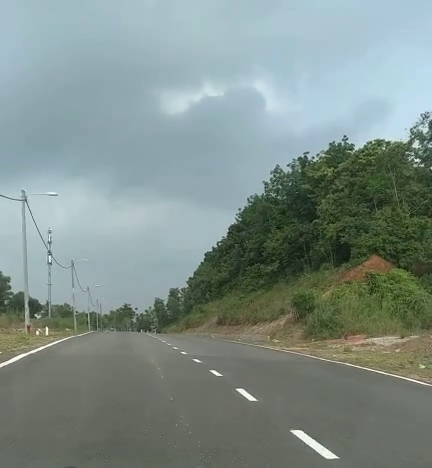
#> input picture frame 26 of road_land_segmentation/Q1_day_video.avi, 432 x 468 px, given in place of the camera
$ python color_detection.py
#> lines starting #> are read from the running program, lines starting #| are printed output that depends on the picture; after the words box and inside, x2 and y2 are one past the last pixel; in counts of white or black regions, pixels touching at a corner belong together
import cv2
import numpy as np
import argparse

parser = argparse.ArgumentParser()
parser.add_argument('--color', default = 'yellow', type=str, help='color - yellow, purple, green')

def getContours(color_mask, img, color):
    mask = np.zeros_like(img)
    contours, hierarchy = cv2.findContours(color_mask,cv2.RETR_TREE,cv2.CHAIN_APPROX_NONE)
    cv2.putText(img, color, (10,20), cv2.FONT_HERSHEY_SIMPLEX, 0.5, (0,0,255),2)
    for cnt in contours:
        area = cv2.contourArea(cnt)
        if area>100:
            cv2.drawContours(img, cnt, -1,(0,0,255),3)
            cv2.drawContours(mask, cnt, -1, (0,0,255), thickness = cv2.FILLED)
            peri = cv2.arcLength(cnt,True)
            approx = cv2.approxPolyDP(cnt,0.01*peri,True)
            objCor = len(approx)
            x,y,w,h = cv2.boundingRect(approx)
            cv2.rectangle(img,(x,y),(x+w,y+h),(0,255,0),1)
    return img, mask


def findColors(img,mycolors,color_name):
    imgHSV = cv2.cvtColor(img,cv2.COLOR_BGR2HSV)
    color = mycolors[color_name]
    lower = np.array(color[0:3])
    upper = np.array(color[3:6])
    mask = cv2.inRange(imgHSV,lower,upper)
    return mask

if __name__ == '__main__':
    args = parser.parse_args()
    myColors = dict(yellow = [20,100,100,30,255,255], purple = [133,56,0,159,156,255],
                   blue = [57,76,0,100,255,255])
    color_name = args.color

    cap = cv2.VideoCapture(0)
    try:
        while True:
            success,img = cap.read()
#> img is the input picture: shape (468, 432, 3); mean B, G, R 137, 142.2, 127.4
            imgre = img.copy()
            color_mask = findColors(imgre,myColors,color_name)
#> in findColors, `imgHSV = cv2.cvtColor(img,cv2.COLOR_BGR2HSV)`: imgHSV: shape (468, 432, 3); mean H, S, V 69.5, 48, 146.7
#> in findColors, `mask = cv2.inRange(imgHSV,lower,upper)`:
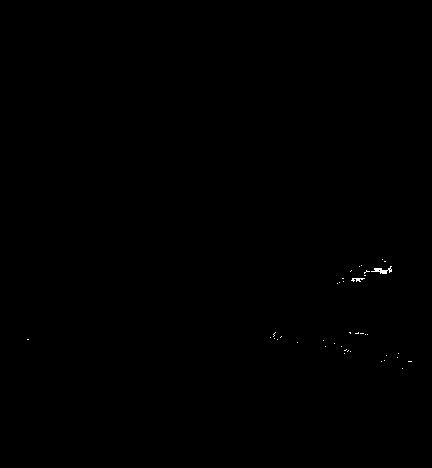
#> mask: shape (468, 432); 0.09% white in thin lines or dots, all inside (x1, y1, x2, y2) = (27, 259, 412, 369)
            imgre, mask = getContours(color_mask, imgre, color_name)
#> in getContours, `contours, hierarchy = cv2.findContours(color_mask,cv2.RETR_TREE,cv2.CH..`: contours = 42 contours, 41 with area under 20; largest, box (x1, y1, x2, y2) and area: (371, 266, 392, 274) 46
#> in getContours, `cv2.putText(img, color, (10,20), cv2.FONT_HERSHEY_SIMPLEX, 0.5, (0,0,2..`:
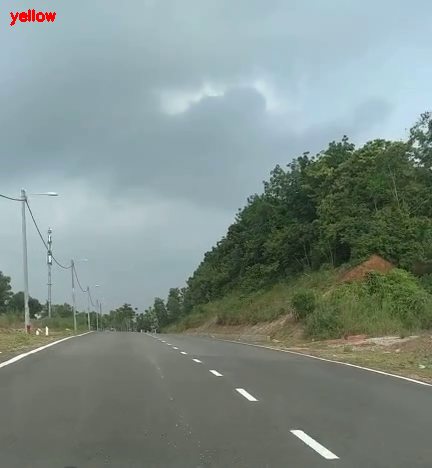
#> img: shape (468, 432, 3); 0.16% of pixels changed, all inside (x1, y1, x2, y2) = (10, 9, 56, 26)
#> the loop in getContours, `for cnt in contours:` made 42 passes
#> area on pass 36: 46
#> after the loop in getContours, `for cnt in contours:`: mask: shape (468, 432, 3); every value is 0
            cv2.imshow("contour",imgre)
            cv2.imshow("mask", mask)
            key = cv2.waitKey(1) & 0xFF
#> (key q is pressed here)
            if key == ord('q'):
                cv2.destroyAllWindows()
                break
    except KeyboardInterrupt:
        pass
